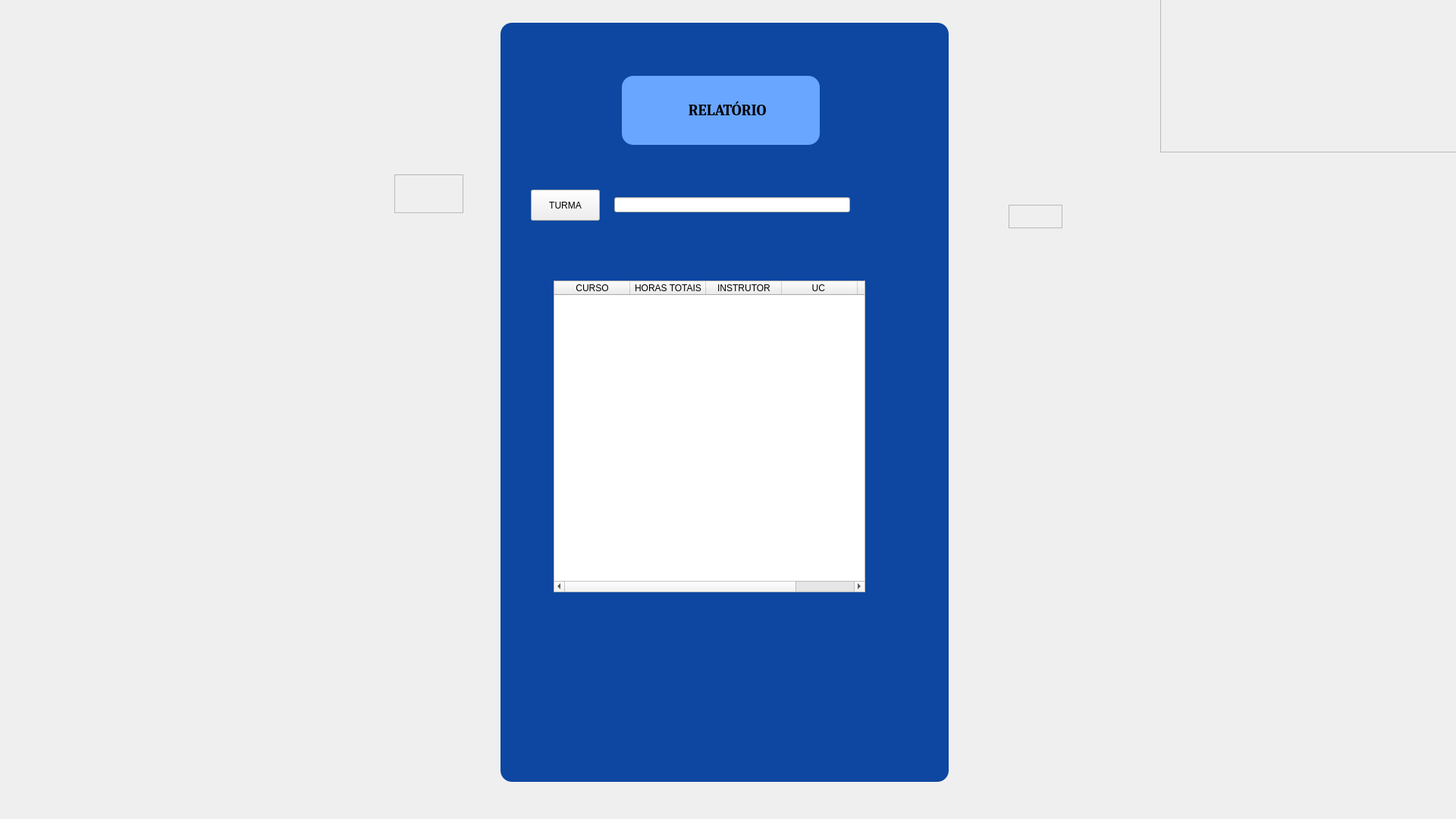
<?xml version="1.0" encoding="UTF-8"?>
<ui version="4.0">
 <class>WizardPage</class>
 <widget class="QWizardPage" name="WizardPage">
  <property name="geometry">
   <rect>
    <x>0</x>
    <y>0</y>
    <width>1920</width>
    <height>1080</height>
   </rect>
  </property>
  <property name="windowTitle">
   <string>WizardPage</string>
  </property>
  <property name="styleSheet">
   <string notr="true">.frame-branco {
  border: 4px solid white; /* borda branca */
  padding: 10px;           /* espaço interno */
}
&lt;div class=&quot;frame-branco&quot;&gt;
  Seu conteúdo aqui
&lt;/div&gt;</string>
  </property>
  <widget class="QFrame" name="frame">
   <property name="geometry">
    <rect>
     <x>1530</x>
     <y>-60</y>
     <width>411</width>
     <height>261</height>
    </rect>
   </property>
   <property name="styleSheet">
    <string notr="true">image: url(:/senac/banner_senac.png);</string>
   </property>
   <property name="frameShape">
    <enum>QFrame::StyledPanel</enum>
   </property>
   <property name="frameShadow">
    <enum>QFrame::Raised</enum>
   </property>
  </widget>
  <widget class="QFrame" name="frame_2">
   <property name="geometry">
    <rect>
     <x>660</x>
     <y>30</y>
     <width>591</width>
     <height>1001</height>
    </rect>
   </property>
   <property name="styleSheet">
    <string notr="true">QFrame {
    background-color: #0D47A1;  /* Azul escuro */
    border-radius: 15px;         /* Cantos arredondados */
}</string>
   </property>
   <property name="frameShape">
    <enum>QFrame::StyledPanel</enum>
   </property>
   <property name="frameShadow">
    <enum>QFrame::Raised</enum>
   </property>
   <widget class="QFrame" name="frame_3">
    <property name="geometry">
     <rect>
      <x>20</x>
      <y>300</y>
      <width>541</width>
      <height>501</height>
     </rect>
    </property>
    <property name="styleSheet">
     <string notr="true">.frame-branco {
  border: 4px solid white; /* borda branca */
  padding: 10px;           /* espaço interno */
}
&lt;div class=&quot;frame-branco&quot;&gt;
  Seu conteúdo aqui
&lt;/div&gt;</string>
    </property>
    <property name="frameShape">
     <enum>QFrame::StyledPanel</enum>
    </property>
    <property name="frameShadow">
     <enum>QFrame::Raised</enum>
    </property>
   </widget>
   <widget class="QLineEdit" name="txt_turma">
    <property name="geometry">
     <rect>
      <x>150</x>
      <y>230</y>
      <width>311</width>
      <height>20</height>
     </rect>
    </property>
   </widget>
   <widget class="QPushButton" name="pushButton">
    <property name="geometry">
     <rect>
      <x>40</x>
      <y>220</y>
      <width>91</width>
      <height>41</height>
     </rect>
    </property>
    <property name="text">
     <string>TURMA</string>
    </property>
   </widget>
   <widget class="QLabel" name="label">
    <property name="geometry">
     <rect>
      <x>160</x>
      <y>70</y>
      <width>261</width>
      <height>91</height>
     </rect>
    </property>
    <property name="font">
     <font>
      <family>Cambria</family>
      <pointsize>15</pointsize>
      <weight>75</weight>
      <bold>true</bold>
     </font>
    </property>
    <property name="styleSheet">
     <string notr="true">background-color: qlineargradient(spread:reflect, x1:0, y1:0, x2:1, y2:0, stop:1 rgba(104, 166, 255, 255));</string>
    </property>
    <property name="text">
     <string>                    RELATÓRIO</string>
    </property>
   </widget>
  </widget>
  <widget class="QTableWidget" name="tabela_test">
   <property name="geometry">
    <rect>
     <x>730</x>
     <y>370</y>
     <width>411</width>
     <height>411</height>
    </rect>
   </property>
   <property name="styleSheet">
    <string notr="true">.frame-branco {
  border: 4px solid white; /* borda branca */
  padding: 10px;           /* espaço interno */
}
&lt;div class=&quot;frame-branco&quot;&gt;
  Seu conteúdo aqui
&lt;/div&gt;</string>
   </property>
   <column>
    <property name="text">
     <string>CURSO</string>
    </property>
   </column>
   <column>
    <property name="text">
     <string>HORAS TOTAIS</string>
    </property>
   </column>
   <column>
    <property name="text">
     <string>INSTRUTOR</string>
    </property>
   </column>
   <column>
    <property name="text">
     <string>UC </string>
    </property>
   </column>
   <column>
    <property name="text">
     <string/>
    </property>
   </column>
  </widget>
  <widget class="QFrame" name="frame_4">
   <property name="geometry">
    <rect>
     <x>1330</x>
     <y>270</y>
     <width>71</width>
     <height>31</height>
    </rect>
   </property>
   <property name="styleSheet">
    <string notr="true">&lt;div class=&quot;frame-azul&quot;&gt;
  Seu conteúdo aqui
&lt;/div&gt;</string>
   </property>
   <property name="frameShape">
    <enum>QFrame::StyledPanel</enum>
   </property>
   <property name="frameShadow">
    <enum>QFrame::Raised</enum>
   </property>
  </widget>
  <widget class="QFrame" name="frame_5">
   <property name="geometry">
    <rect>
     <x>520</x>
     <y>230</y>
     <width>91</width>
     <height>51</height>
    </rect>
   </property>
   <property name="styleSheet">
    <string notr="true">.frame-branco {
  border: 4px solid white;
  padding: 20px;
  width: 300px;
  margin: 50px auto; /* centraliza */
  text-align: center;
}</string>
   </property>
   <property name="frameShape">
    <enum>QFrame::StyledPanel</enum>
   </property>
   <property name="frameShadow">
    <enum>QFrame::Raised</enum>
   </property>
  </widget>
 </widget>
 <resources/>
 <connections/>
</ui>
